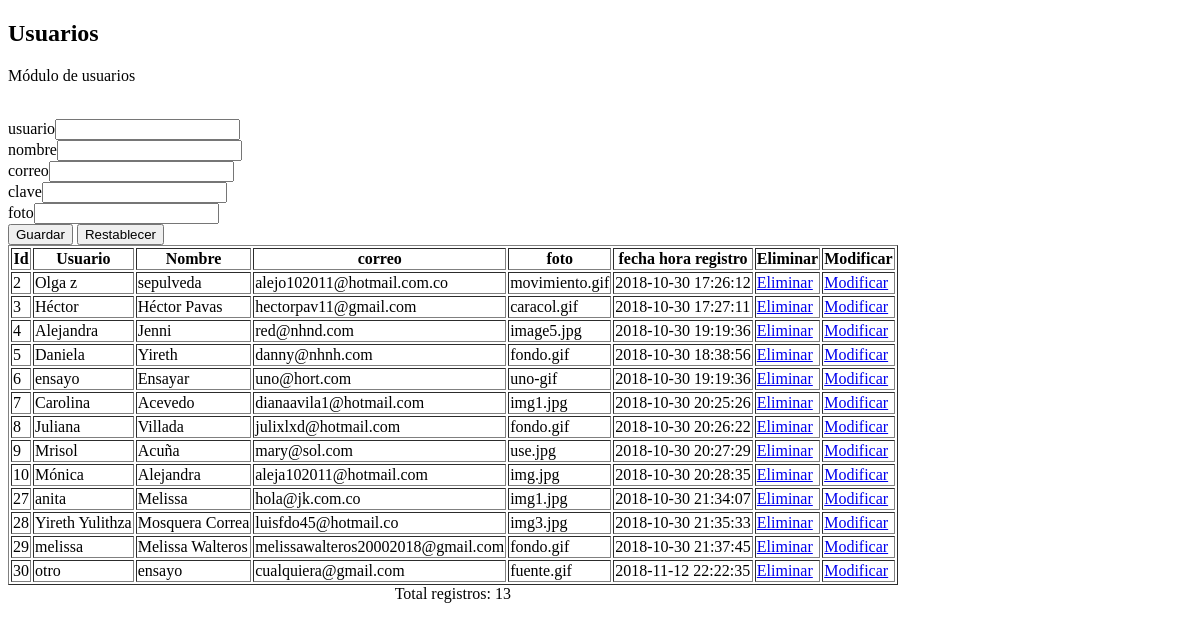
The app's page /CodeIgniter-3.1.9/index.php/begin/read, older data.
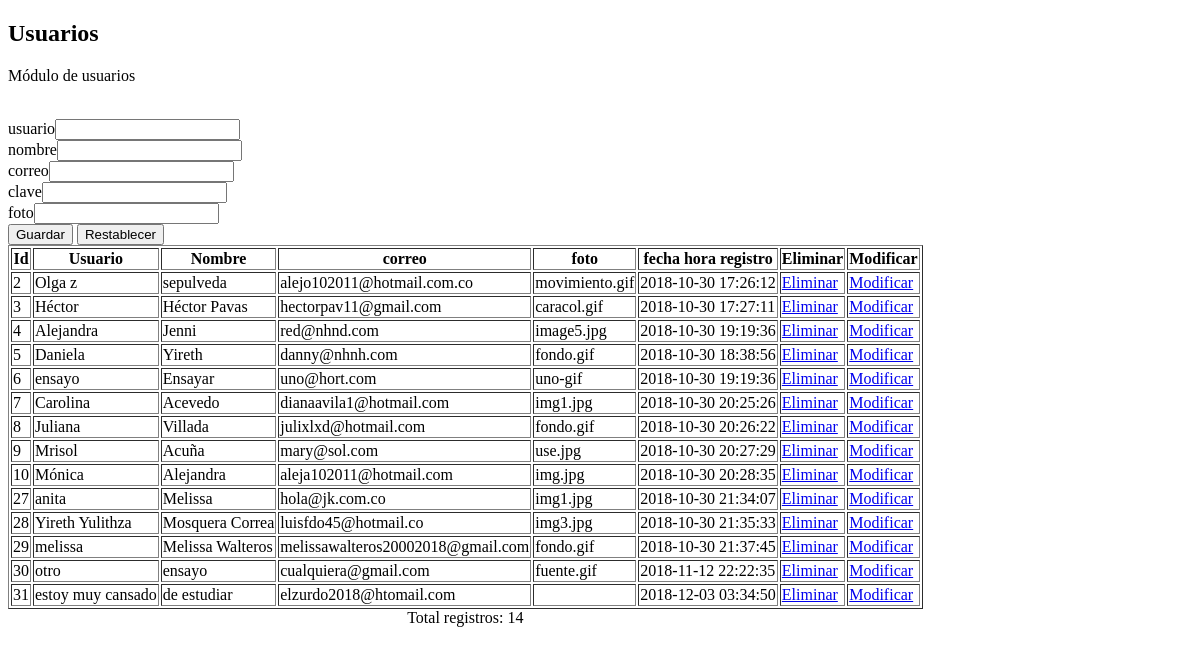
The same page, newer data.
### tables this page shows
CREATE TABLE `usuario` (
  `id` bigint(20) NOT NULL COMMENT 'identificador de la tabla',
  `usuario` varchar(100) NOT NULL,
  `nombre` varchar(100) NOT NULL,
  `correo` varchar(100) NOT NULL,
  `clave` varchar(255) NOT NULL,
  `foto` varchar(255) NOT NULL,
  `fecha_hora_registro` timestamp NOT NULL DEFAULT CURRENT_TIMESTAMP
);

### CodeIgniter-3.1.9/application/controllers/Begin.php (called while the page is built, shortened)
<?php
class Begin extends CI_Controller {
        private $arrayData;
        public function __construct() {
            $this->load->model('ModelDatabase');
        }
        public function read()
        {
            $fieldsArray = ['*'];
            $this->arrayData['resultQuery'] = $this->ModelDatabase->read('usuario', $fieldsArray);
            $this->arrayData['totalRows'] = $this->ModelDatabase->totalRecords('usuario');
            $this->load->view('users', $this->arrayData);
        }
}

### CodeIgniter-3.1.9/index.php (called while the page is built, shortened)
<?php
require_once BASEPATH.'core/CodeIgniter.php';

### CodeIgniter-3.1.9/application/models/ModelDatabase.php (called while the page is built, shortened)
<?php
class ModelDatabase extends CI_Model{
        public function read($table, $fieldsArray)
        {
            $this->db->select($fieldsArray);
            $this->db->from($table);
            return $this->db->get();
        }
}

### CodeIgniter-3.1.9/application/views/users.php (the view, shortened to what this page needs)
<!DOCTYPE html>
<html lang="es">
    <head>
    </head>
    <body>
        <main class="container">
            <article id="content">
                <h2>Usuarios</h2>
                <p>
                    Módulo de usuarios
                </p>
                <div id="form">
                    <?php
                        if (!empty($record))
                        {
                            $row = $record->row();
                            $id = $row->id;
                            $user =$row->usuario;
                            $name =$row->nombre;
                            $email =$row->correo;
                            $password =$row->clave;
                           $photo =$row->foto;
                        }else{
                            $user ="";
                            $name ="";
                            $email ="";
                            $password ="";
                           $photo ="";
                        }
                        echo form_open(base_url() . "begin/update");
                        echo "<br>";
                        echo form_label('usuario', 'user');
                        echo form_input('user', $user);
                        echo "<br>";
                        echo form_label('nombre', 'name');
                        echo form_input('name', $name);
                        echo "<br>";
                        echo form_label('correo', 'email');
                        echo form_input('email', $email);
                        echo "<br>";
                        echo form_label('clave', 'password');
                        echo form_input('password', $password);
                        echo "<br>";
                        echo form_label('foto', 'photo');
                        echo form_input('photo', $photo);
                        echo "<br>";
                        echo form_submit('btnSubmit', 'Guardar');
                        echo form_reset('btnReset','Restablecer');
                        echo form_close();
                    ?>
                </div>
                <?php
                    if(!empty($resultQuery))
                    {
                ?>
                <table border="1">
                    <caption align="bottom">
                        Total registros:
                 <?php
                                 echo $totalRows;
                ?>
                    </caption>
                    <tr>
                        <th>Id</th>
                        <th>Usuario</th>
                        <th>Nombre</th>
                        <th>correo</th>
                        <th>foto</th>
                        <th>fecha hora registro</th>
                        <th>Eliminar</th>
                        <th>Modificar</th>
                    </tr>
                    <?php
                    foreach ($resultQuery-> result() as $row){
                        echo "<tr>";
                        echo "<td>".$row->id ."</td>";
                        echo "<td>".$row->usuario ."</td>";
                        echo "<td>".$row->nombre ."</td>";
                        echo "<td>".$row->correo ."</td>";
                        echo "<td>".$row->foto ."</td>";
                        echo "<td>".$row->fecha_hora_registro ."</td>";
                        echo "<td>";
                        echo "<a href='" . base_url() . "begin/delete/usuario/" . $row->id . "' title='Elimina a " . $row->nombre . "' onclick='return confirm(\"¿Está seguro?\");'>Eliminar</a>";
                        echo "</td>";
                        echo "<td>";
                        echo "<a href='" . base_url() . "begin/find/usuario/" . $row->id . "' title='Modifica a " . $row->nombre . "' onclick='return confirm(\"¿Está seguro?\");'>Modificar</a>";
                        echo "</td>";
                        echo "</tr>";
                    }
                    ?>
                    </table>
                <?php
                    }
                ?>
            </article>
        </main>
    </body>
</html>

Row changes from the older to the newer data that the page shows:
added usuario: id "31", usuario "estoy muy cansado", nombre "de estudiar", correo "elzurdo2018@htomail.com", fecha_hora_registro "2018-12-03 03:34:50"
Text that changed along with them:
$totalRows: "13" → "14"
